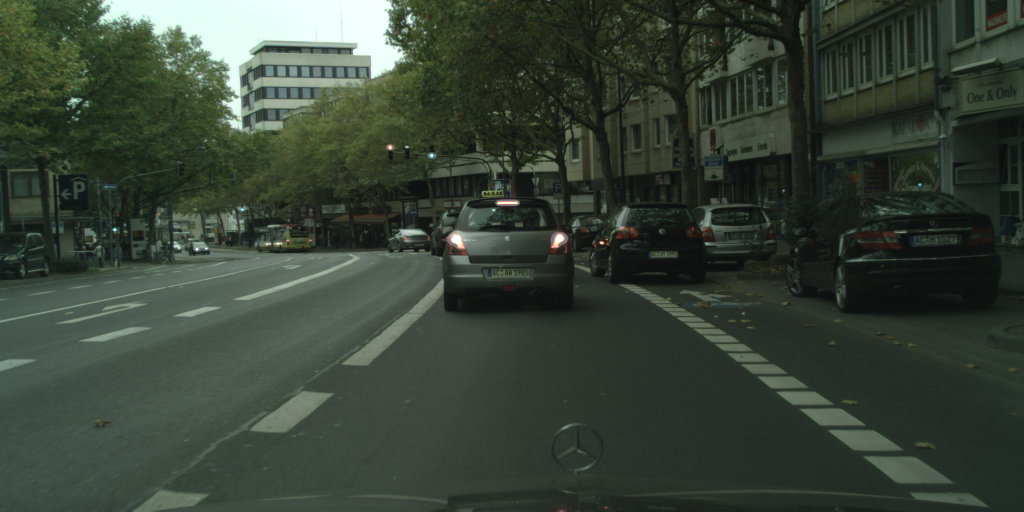
#> input picture single_image/aachen_000011_000019_leftImg8bit.png, 2048 x 1024 px (shown at 1/2 size); its folder holds only this picture in this run
$ python part_1.py --image single_image/aachen_000011_000019_leftImg8bit.png --dir single_image
#> lines starting #> are read from the running program, lines starting #| are printed output that depends on the picture
from typing import List, Optional, Union, Dict, Tuple
import json
import argparse
from pathlib import Path

import numpy as np
from scipy import signal as sg
from scipy.ndimage import maximum_filter
from PIL import Image
import matplotlib.pyplot as plt

# if you wanna iterate over multiple files and json, the default source folder name is this.
DEFAULT_BASE_DIR: str = './single_image'

# The label we wanna look for in the polygons json file
TFL_LABEL = ['traffic light']

POLYGON_OBJECT = Dict[str, Union[str, List[int]]]
RED_X_COORDINATES = List[int]
RED_Y_COORDINATES = List[int]
GREEN_X_COORDINATES = List[int]
GREEN_Y_COORDINATES = List[int]


def find_tfl_lights(c_image: np.ndarray,
                    **kwargs) -> Tuple[RED_X_COORDINATES, RED_Y_COORDINATES, GREEN_X_COORDINATES, GREEN_Y_COORDINATES]:
    """
    Detect candidates for TFL lights. Use c_image, kwargs and you imagination to implement.

    :param c_image: The image itself as np.uint8, shape of (H, W, 3).
    :param kwargs: Whatever config you want to pass in here.
    :return: 4-tuple of x_red, y_red, x_green, y_green.
    """
    ### WRITE YOUR CODE HERE ###
    ### USE HELPER FUNCTIONS ###
    return [500, 700, 900], [500, 550, 600], [600, 800], [400, 300]


### GIVEN CODE TO TEST YOUR IMPLENTATION AND PLOT THE PICTURES
def show_image_and_gt(c_image: np.ndarray, objects: Optional[List[POLYGON_OBJECT]], fig_num: int = None):
    # ensure a fresh canvas for plotting the image and objects.
    plt.figure(fig_num).clf()
    # displays the input image.
    plt.imshow(c_image)
    labels = set()
    if objects:
        for image_object in objects:
            # Extract the 'polygon' array from the image object
            poly: np.array = np.array(image_object['polygon'])
            # Use advanced indexing to create a closed polygon array
            # The modulo operation ensures that the array is indexed circularly, closing the polygon
            polygon_array = poly[np.arange(len(poly)) % len(poly)]
            # gets the x coordinates (first column -> 0) anf y coordinates (second column -> 1)
            x_coordinates, y_coordinates = polygon_array[:, 0], polygon_array[:, 1]
            color = 'r'
            plt.plot(x_coordinates, y_coordinates, color, label=image_object['label'])
            labels.add(image_object['label'])
        if 1 < len(labels):
            # The legend provides a visual representation of the labels associated with the plotted objects.
            # It helps in distinguishing different objects in the plot based on their labels.
            plt.legend()


def test_find_tfl_lights(image_path: str, image_json_path: Optional[str]=None, fig_num=None):
    """
    Run the attention code.
    """
    # using pillow to load the image
    image: Image = Image.open(image_path)
#> image is the input picture: PIL image 2048x1024 RGB; mean R, G, B 55.5, 66.2, 54.3
    # converting the image to a numpy ndarray array
    c_image: np.ndarray = np.array(image)

    objects = None
    if image_json_path:
        image_json = json.load(Path(image_json_path).open())
        objects: List[POLYGON_OBJECT] = [image_object for image_object in image_json['objects']
                                         if image_object['label'] in TFL_LABEL]

    show_image_and_gt(c_image, objects, fig_num)

    red_x, red_y, green_x, green_y = find_tfl_lights(c_image)
#> red_x = [500, 700, 900]; red_y = [500, 550, 600]; green_x = [600, 800]; green_y = [400, 300]
    # 'ro': This specifies the format string. 'r' represents the color red, and 'o' represents circles as markers.
    plt.plot(red_x, red_y, 'ro', markersize=4)
    plt.plot(green_x, green_y, 'go', markersize=4)


def main(argv=None):
    """
    It's nice to have a standalone tester for the algorithm.
    Consider looping over some images from here, so you can manually examine the results.
    Keep this functionality even after you have all system running, because you sometime want to debug/improve a module.

    :param argv: In case you want to programmatically run this.
    """

    parser = argparse.ArgumentParser("Test TFL attention mechanism")
    parser.add_argument('-i', '--image', type=str, help='Path to an image')
    parser.add_argument("-j", "--json", type=str, help="Path to image json file -> GT for comparison")
    parser.add_argument('-d', '--dir', type=str, help='Directory to scan images in')
    args = parser.parse_args(argv)

    # If you entered a custom dir to run from or the default dir exist in your project then:
    directory_path: Path = Path(args.dir or DEFAULT_BASE_DIR)
    if directory_path.exists():
        # gets a list of all the files in the directory that ends with "_leftImg8bit.png".
        file_list: List[Path] = list(directory_path.glob('*_leftImg8bit.png'))

        for image in file_list:
            # Convert the Path object to a string using as_posix() method
            image_path: str = image.as_posix()
            path: Optional[str] = image_path.replace('_leftImg8bit.png', '_gtFine_polygons.json')
            image_json_path: Optional[str] = path if Path(path).exists() else None
            test_find_tfl_lights(image_path, image_json_path)

    if args.image and args.json:
        test_find_tfl_lights(args.image, args.json)
    elif args.image:
        test_find_tfl_lights(args.image)
    plt.show(block=True)
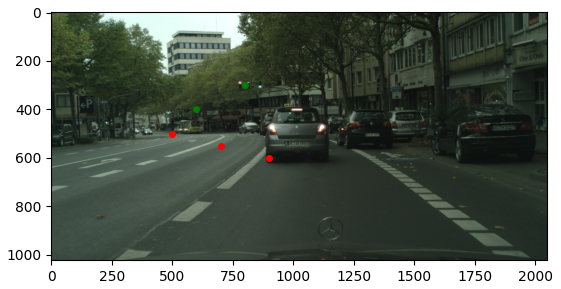
#> figure drawn by matplotlib, 1 panel


if __name__ == '__main__':
    main()

$ run again, on single_image/redLights.jpg
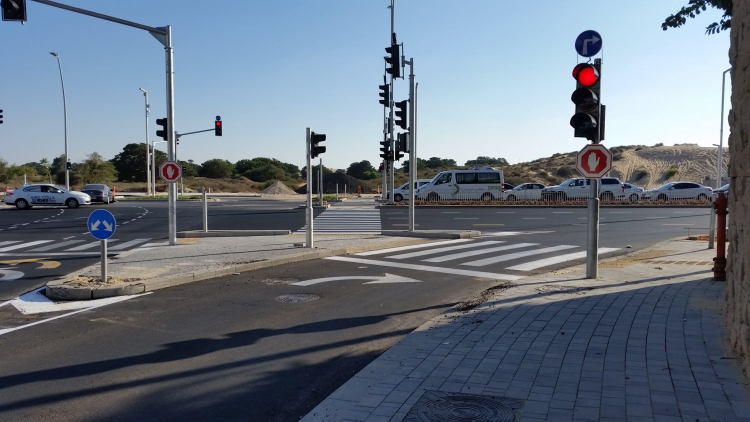
#> input picture single_image/redLights.jpg, 1500 x 843 px (shown at 1/2 size)
#> in test_find_tfl_lights, image is the input picture: PIL image 1500x843 RGB; mean R, G, B 106.4, 116.8, 129.2
#> red_x = [500, 700, 900]; red_y = [500, 550, 600]; green_x = [600, 800]; green_y = [400, 300]
#> in main, `plt.show(block=True)`:
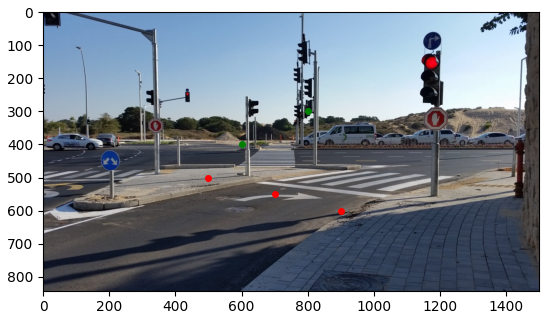
#> figure drawn by matplotlib, 1 panel
